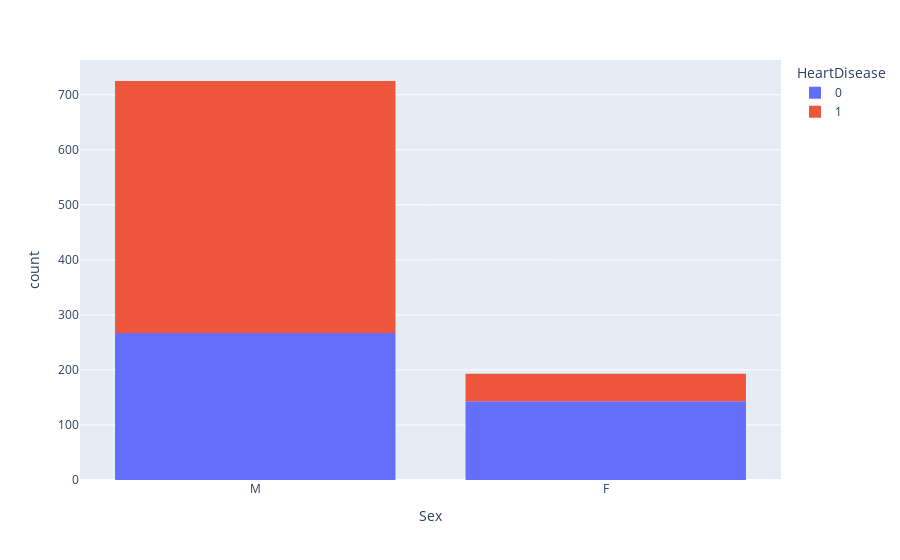

Here is the notebook cell this chart was saved with:
### Code cell
# Sex vs HeartDisease
px.histogram(df,x='Sex',color='HeartDisease')

### Figure 1 — Plotly figure (JSON) as saved in the notebook; plotly's stock layout.template omitted (floating-point values rounded to 4 significant figures; data arrays with more than 128 entries replaced by an {"elided": "..."} marker saying what was removed)
{"data": [{"bingroup": "x", "hovertemplate": "HeartDisease=0<br>Sex=%{x}<br>count=%{y}<extra></extra>", "legendgroup": "0", "marker": {"color": "#636efa", "pattern": {"shape": ""}}, "name": "0", "orientation": "v", "showlegend": true, "type": "histogram", "x": {"elided": "410 str values"}, "xaxis": "x", "yaxis": "y"}, {"bingroup": "x", "hovertemplate": "HeartDisease=1<br>Sex=%{x}<br>count=%{y}<extra></extra>", "legendgroup": "1", "marker": {"color": "#EF553B", "pattern": {"shape": ""}}, "name": "1", "orientation": "v", "showlegend": true, "type": "histogram", "x": {"elided": "508 str values"}, "xaxis": "x", "yaxis": "y"}], "layout": {"barmode": "relative", "legend": {"title": {"text": "HeartDisease"}, "tracegroupgap": 0}, "margin": {"t": 60}, "xaxis": {"anchor": "y", "domain": [0, 1], "title": {"text": "Sex"}}, "yaxis": {"anchor": "x", "domain": [0, 1], "title": {"text": "count"}}}}
